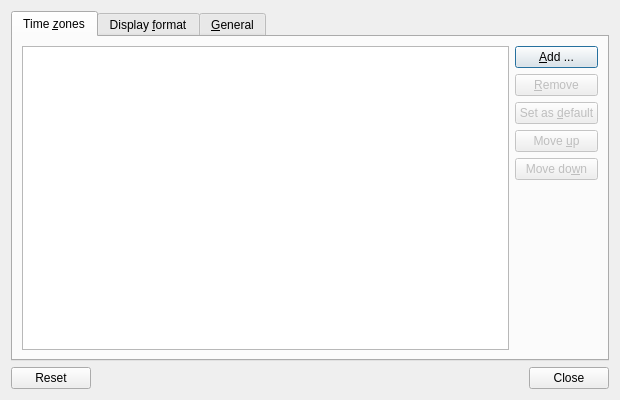
<?xml version="1.0" encoding="UTF-8"?>
<ui version="4.0">
 <class>LxQtWorldClockConfiguration</class>
 <widget class="QDialog" name="LxQtWorldClockConfiguration">
  <property name="geometry">
   <rect>
    <x>0</x>
    <y>0</y>
    <width>620</width>
    <height>400</height>
   </rect>
  </property>
  <property name="windowTitle">
   <string>World Clock Settings</string>
  </property>
  <layout class="QVBoxLayout" name="_6">
   <item>
    <widget class="QTabWidget" name="tabWidget">
     <property name="currentIndex">
      <number>0</number>
     </property>
     <widget class="QWidget" name="timeZonesT">
      <attribute name="title">
       <string>Time &amp;zones</string>
      </attribute>
      <layout class="QHBoxLayout" name="_7">
       <item>
        <widget class="QListWidget" name="timeZonesLW">
         <property name="alternatingRowColors">
          <bool>true</bool>
         </property>
         <property name="selectionMode">
          <enum>QAbstractItemView::ExtendedSelection</enum>
         </property>
        </widget>
       </item>
       <item>
        <layout class="QVBoxLayout" name="_2">
         <item>
          <widget class="QPushButton" name="addPB">
           <property name="text">
            <string>&amp;Add ...</string>
           </property>
          </widget>
         </item>
         <item>
          <widget class="QPushButton" name="removePB">
           <property name="enabled">
            <bool>false</bool>
           </property>
           <property name="text">
            <string>&amp;Remove</string>
           </property>
          </widget>
         </item>
         <item>
          <widget class="QPushButton" name="setAsDefaultPB">
           <property name="enabled">
            <bool>false</bool>
           </property>
           <property name="text">
            <string>Set as &amp;default</string>
           </property>
          </widget>
         </item>
         <item>
          <widget class="QPushButton" name="moveUpPB">
           <property name="enabled">
            <bool>false</bool>
           </property>
           <property name="text">
            <string>Move &amp;up</string>
           </property>
          </widget>
         </item>
         <item>
          <widget class="QPushButton" name="moveDownPB">
           <property name="enabled">
            <bool>false</bool>
           </property>
           <property name="text">
            <string>Move do&amp;wn</string>
           </property>
          </widget>
         </item>
         <item>
          <spacer name="spacer">
           <property name="orientation">
            <enum>Qt::Vertical</enum>
           </property>
           <property name="sizeHint" stdset="0">
            <size>
             <width>1</width>
             <height>0</height>
            </size>
           </property>
          </spacer>
         </item>
        </layout>
       </item>
      </layout>
     </widget>
     <widget class="QWidget" name="displayFormatT">
      <attribute name="title">
       <string>Display &amp;format</string>
      </attribute>
      <layout class="QVBoxLayout" name="_8" stretch="0">
       <item>
        <widget class="QSplitter" name="splitter">
         <property name="orientation">
          <enum>Qt::Vertical</enum>
         </property>
         <property name="childrenCollapsible">
          <bool>false</bool>
         </property>
         <widget class="QWidget" name="layoutWidget">
          <layout class="QHBoxLayout" name="_3">
           <item>
            <layout class="QVBoxLayout" name="_4">
             <item>
              <widget class="QRadioButton" name="shortFormatRB">
               <property name="text">
                <string>&amp;Short</string>
               </property>
               <property name="checked">
                <bool>false</bool>
               </property>
              </widget>
             </item>
             <item>
              <widget class="QRadioButton" name="mediumFormatRB">
               <property name="text">
                <string>&amp;Medium</string>
               </property>
              </widget>
             </item>
             <item>
              <widget class="QRadioButton" name="longFormatRB">
               <property name="text">
                <string>Lon&amp;g</string>
               </property>
              </widget>
             </item>
             <item>
              <widget class="QRadioButton" name="fullFormatRB">
               <property name="text">
                <string>Ful&amp;l</string>
               </property>
              </widget>
             </item>
             <item>
              <widget class="QRadioButton" name="customFormatRB">
               <property name="text">
                <string>C&amp;ustom</string>
               </property>
               <property name="checked">
                <bool>true</bool>
               </property>
              </widget>
             </item>
             <item>
              <spacer name="verticalSpacer_2">
               <property name="orientation">
                <enum>Qt::Vertical</enum>
               </property>
               <property name="sizeHint" stdset="0">
                <size>
                 <width>20</width>
                 <height>40</height>
                </size>
               </property>
              </spacer>
             </item>
            </layout>
           </item>
           <item>
            <widget class="QPlainTextEdit" name="customFormatPTE"/>
           </item>
          </layout>
         </widget>
         <widget class="QScrollArea" name="hintSA">
          <property name="frameShape">
           <enum>QFrame::NoFrame</enum>
          </property>
          <property name="widgetResizable">
           <bool>true</bool>
          </property>
          <widget class="QWidget" name="hintContent">
           <property name="geometry">
            <rect>
             <x>0</x>
             <y>0</y>
             <width>297</width>
             <height>3120</height>
            </rect>
           </property>
           <layout class="QVBoxLayout" name="_5">
            <property name="leftMargin">
             <number>0</number>
            </property>
            <property name="topMargin">
             <number>0</number>
            </property>
            <property name="bottomMargin">
             <number>0</number>
            </property>
            <item>
             <widget class="QLabel" name="hintL">
              <property name="text">
               <string>&lt;!DOCTYPE HTML PUBLIC &quot;-//W3C//DTD HTML 4.0//EN&quot; &quot;http://www.w3.org/TR/REC-html40/strict.dtd&quot;&gt;
&lt;html&gt;&lt;head&gt;&lt;meta name=&quot;qrichtext&quot; content=&quot;1&quot; /&gt;&lt;style type=&quot;text/css&quot;&gt;
p, li { white-space: pre-wrap; }
&lt;/style&gt;&lt;/head&gt;&lt;body style=&quot; font-family:'Ubuntu'; font-size:9pt; font-weight:400; font-style:normal;&quot;&gt;
&lt;p style=&quot; margin-top:16px; margin-bottom:12px; margin-left:0px; margin-right:0px; -qt-block-indent:0; text-indent:0px;&quot;&gt;&lt;span style=&quot; font-size:x-large; font-weight:600;&quot;&gt;Date/Time Format Syntax&lt;/span&gt;&lt;/p&gt;
&lt;p style=&quot; margin-top:12px; margin-bottom:12px; margin-left:0px; margin-right:0px; -qt-block-indent:0; text-indent:0px;&quot;&gt;A date pattern is a string of characters, where specific strings of characters are replaced with date and time data from a calendar when formatting or used to generate data for a calendar when parsing.&lt;/p&gt;
&lt;p style=&quot; margin-top:12px; margin-bottom:12px; margin-left:0px; margin-right:0px; -qt-block-indent:0; text-indent:0px;&quot;&gt;The Date Field Symbol Table below contains the characters used in patterns to show the appropriate formats for a given locale, such as yyyy for the year. Characters may be used multiple times. For example, if y is used for the year, 'yy' might produce '99', whereas 'yyyy' produces '1999'. For most numerical fields, the number of characters specifies the field width. For example, if h is the hour, 'h' might produce '5', but 'hh' produces '05'. For some characters, the count specifies whether an abbreviated or full form should be used, but may have other choices, as given below.&lt;/p&gt;
&lt;p style=&quot; margin-top:12px; margin-bottom:12px; margin-left:0px; margin-right:0px; -qt-block-indent:0; text-indent:0px;&quot;&gt;Two single quotes represents a literal single quote, either inside or outside single quotes. Text within single quotes is not interpreted in any way (except for two adjacent single quotes). Otherwise all ASCII letter from a to z and A to Z are reserved as syntax characters, and require quoting if they are to represent literal characters. In addition, certain ASCII punctuation characters may become variable in the future (eg &amp;quot;:&amp;quot; being interpreted as the time separator and '/' as a date separator, and replaced by respective locale-sensitive characters in display).&lt;/p&gt;
&lt;p style=&quot; margin-top:12px; margin-bottom:12px; margin-left:0px; margin-right:0px; -qt-block-indent:0; text-indent:0px;&quot;&gt;&amp;quot;Stand Alone&amp;quot; values refer to those designed to stand on their own, as opposed to being with other formatted values. &amp;quot;2nd quarter&amp;quot; would use the stand alone format (QQQQ), whereas &amp;quot;2nd quarter 2007&amp;quot; would use the regular format (qqqq yyyy).&lt;/p&gt;
&lt;p style=&quot;-qt-paragraph-type:empty; margin-top:12px; margin-bottom:12px; margin-left:0px; margin-right:0px; -qt-block-indent:0; text-indent:0px;&quot;&gt;&lt;/p&gt;
&lt;table border=&quot;1&quot; style=&quot; margin-top:0px; margin-bottom:0px; margin-left:0px; margin-right:0px;&quot; cellspacing=&quot;0&quot; cellpadding=&quot;6&quot;&gt;
&lt;tr&gt;
&lt;td&gt;
&lt;p style=&quot; margin-top:12px; margin-bottom:12px; margin-left:0px; margin-right:0px; -qt-block-indent:0; text-indent:0px;&quot;&gt;&lt;span style=&quot; font-weight:600;&quot;&gt;Symbol &lt;/span&gt;&lt;/p&gt;&lt;/td&gt;
&lt;td&gt;
&lt;p style=&quot; margin-top:12px; margin-bottom:12px; margin-left:0px; margin-right:0px; -qt-block-indent:0; text-indent:0px;&quot;&gt;&lt;span style=&quot; font-weight:600;&quot;&gt;Meaning &lt;/span&gt;&lt;/p&gt;&lt;/td&gt;
&lt;td colspan=&quot;2&quot;&gt;
&lt;p style=&quot; margin-top:12px; margin-bottom:12px; margin-left:0px; margin-right:0px; -qt-block-indent:0; text-indent:0px;&quot;&gt;&lt;span style=&quot; font-weight:600;&quot;&gt;Example &lt;/span&gt;&lt;/p&gt;&lt;/td&gt;&lt;/tr&gt;
&lt;tr&gt;
&lt;td&gt;
&lt;p style=&quot; margin-top:12px; margin-bottom:12px; margin-left:0px; margin-right:0px; -qt-block-indent:0; text-indent:0px;&quot;&gt;G &lt;/p&gt;&lt;/td&gt;
&lt;td&gt;
&lt;p style=&quot; margin-top:12px; margin-bottom:12px; margin-left:0px; margin-right:0px; -qt-block-indent:0; text-indent:0px;&quot;&gt;era designator &lt;/p&gt;&lt;/td&gt;
&lt;td&gt;
&lt;p style=&quot; margin-top:12px; margin-bottom:12px; margin-left:0px; margin-right:0px; -qt-block-indent:0; text-indent:0px;&quot;&gt;G &lt;/p&gt;&lt;/td&gt;
&lt;td&gt;
&lt;p style=&quot; margin-top:12px; margin-bottom:12px; margin-left:0px; margin-right:0px; -qt-block-indent:0; text-indent:0px;&quot;&gt;AD &lt;/p&gt;&lt;/td&gt;&lt;/tr&gt;
&lt;tr&gt;
&lt;td&gt;
&lt;p style=&quot; margin-top:12px; margin-bottom:12px; margin-left:0px; margin-right:0px; -qt-block-indent:0; text-indent:0px;&quot;&gt;y &lt;/p&gt;&lt;/td&gt;
&lt;td&gt;
&lt;p style=&quot; margin-top:12px; margin-bottom:12px; margin-left:0px; margin-right:0px; -qt-block-indent:0; text-indent:0px;&quot;&gt;year &lt;/p&gt;&lt;/td&gt;
&lt;td&gt;
&lt;p style=&quot; margin-top:12px; margin-bottom:12px; margin-left:0px; margin-right:0px; -qt-block-indent:0; text-indent:0px;&quot;&gt;yy&lt;br /&gt;yyyy &lt;span style=&quot; font-style:italic;&quot;&gt;or&lt;/span&gt; y &lt;/p&gt;&lt;/td&gt;
&lt;td&gt;
&lt;p style=&quot; margin-top:12px; margin-bottom:12px; margin-left:0px; margin-right:0px; -qt-block-indent:0; text-indent:0px;&quot;&gt;96&lt;br /&gt;1996 &lt;/p&gt;&lt;/td&gt;&lt;/tr&gt;
&lt;tr&gt;
&lt;td&gt;
&lt;p style=&quot; margin-top:12px; margin-bottom:12px; margin-left:0px; margin-right:0px; -qt-block-indent:0; text-indent:0px;&quot;&gt;Y &lt;/p&gt;&lt;/td&gt;
&lt;td&gt;
&lt;p style=&quot; margin-top:12px; margin-bottom:12px; margin-left:0px; margin-right:0px; -qt-block-indent:0; text-indent:0px;&quot;&gt;year of &amp;quot;Week of Year&amp;quot; &lt;/p&gt;&lt;/td&gt;
&lt;td&gt;
&lt;p style=&quot; margin-top:12px; margin-bottom:12px; margin-left:0px; margin-right:0px; -qt-block-indent:0; text-indent:0px;&quot;&gt;Y &lt;/p&gt;&lt;/td&gt;
&lt;td&gt;
&lt;p style=&quot; margin-top:12px; margin-bottom:12px; margin-left:0px; margin-right:0px; -qt-block-indent:0; text-indent:0px;&quot;&gt;1997 &lt;/p&gt;&lt;/td&gt;&lt;/tr&gt;
&lt;tr&gt;
&lt;td&gt;
&lt;p style=&quot; margin-top:12px; margin-bottom:12px; margin-left:0px; margin-right:0px; -qt-block-indent:0; text-indent:0px;&quot;&gt;u &lt;/p&gt;&lt;/td&gt;
&lt;td&gt;
&lt;p style=&quot; margin-top:12px; margin-bottom:12px; margin-left:0px; margin-right:0px; -qt-block-indent:0; text-indent:0px;&quot;&gt;extended year &lt;/p&gt;&lt;/td&gt;
&lt;td&gt;
&lt;p style=&quot; margin-top:12px; margin-bottom:12px; margin-left:0px; margin-right:0px; -qt-block-indent:0; text-indent:0px;&quot;&gt;u &lt;/p&gt;&lt;/td&gt;
&lt;td&gt;
&lt;p style=&quot; margin-top:12px; margin-bottom:12px; margin-left:0px; margin-right:0px; -qt-block-indent:0; text-indent:0px;&quot;&gt;4601 &lt;/p&gt;&lt;/td&gt;&lt;/tr&gt;
&lt;tr&gt;
&lt;td&gt;
&lt;p style=&quot; margin-top:12px; margin-bottom:12px; margin-left:0px; margin-right:0px; -qt-block-indent:0; text-indent:0px;&quot;&gt;U &lt;/p&gt;&lt;/td&gt;
&lt;td&gt;
&lt;p style=&quot; margin-top:12px; margin-bottom:12px; margin-left:0px; margin-right:0px; -qt-block-indent:0; text-indent:0px;&quot;&gt;cyclic year name, as in Chinese lunar calendar &lt;/p&gt;&lt;/td&gt;
&lt;td&gt;
&lt;p style=&quot; margin-top:12px; margin-bottom:12px; margin-left:0px; margin-right:0px; -qt-block-indent:0; text-indent:0px;&quot;&gt;U &lt;/p&gt;&lt;/td&gt;
&lt;td&gt;
&lt;p style=&quot; margin-top:12px; margin-bottom:12px; margin-left:0px; margin-right:0px; -qt-block-indent:0; text-indent:0px;&quot;&gt;甲子 &lt;/p&gt;&lt;/td&gt;&lt;/tr&gt;
&lt;tr&gt;
&lt;td&gt;
&lt;p style=&quot; margin-top:12px; margin-bottom:12px; margin-left:0px; margin-right:0px; -qt-block-indent:0; text-indent:0px;&quot;&gt;Q &lt;/p&gt;&lt;/td&gt;
&lt;td&gt;
&lt;p style=&quot; margin-top:12px; margin-bottom:12px; margin-left:0px; margin-right:0px; -qt-block-indent:0; text-indent:0px;&quot;&gt;quarter &lt;/p&gt;&lt;/td&gt;
&lt;td&gt;
&lt;p style=&quot; margin-top:12px; margin-bottom:12px; margin-left:0px; margin-right:0px; -qt-block-indent:0; text-indent:0px;&quot;&gt;Q &lt;span style=&quot; font-style:italic;&quot;&gt;or&lt;/span&gt; QQ&lt;br /&gt;QQQ&lt;br /&gt;QQQQ &lt;/p&gt;&lt;/td&gt;
&lt;td&gt;
&lt;p style=&quot; margin-top:12px; margin-bottom:12px; margin-left:0px; margin-right:0px; -qt-block-indent:0; text-indent:0px;&quot;&gt;02&lt;br /&gt;Q2&lt;br /&gt;2nd quarter &lt;/p&gt;&lt;/td&gt;&lt;/tr&gt;
&lt;tr&gt;
&lt;td&gt;
&lt;p style=&quot; margin-top:12px; margin-bottom:12px; margin-left:0px; margin-right:0px; -qt-block-indent:0; text-indent:0px;&quot;&gt;q &lt;/p&gt;&lt;/td&gt;
&lt;td&gt;
&lt;p style=&quot; margin-top:12px; margin-bottom:12px; margin-left:0px; margin-right:0px; -qt-block-indent:0; text-indent:0px;&quot;&gt;&lt;span style=&quot; font-weight:600;&quot;&gt;Stand Alone&lt;/span&gt; quarter &lt;/p&gt;&lt;/td&gt;
&lt;td&gt;
&lt;p style=&quot; margin-top:12px; margin-bottom:12px; margin-left:0px; margin-right:0px; -qt-block-indent:0; text-indent:0px;&quot;&gt;q &lt;span style=&quot; font-style:italic;&quot;&gt;or&lt;/span&gt; qq&lt;br /&gt;qqq&lt;br /&gt;qqqq &lt;/p&gt;&lt;/td&gt;
&lt;td&gt;
&lt;p style=&quot; margin-top:12px; margin-bottom:12px; margin-left:0px; margin-right:0px; -qt-block-indent:0; text-indent:0px;&quot;&gt;02&lt;br /&gt;Q2&lt;br /&gt;2nd quarter &lt;/p&gt;&lt;/td&gt;&lt;/tr&gt;
&lt;tr&gt;
&lt;td&gt;
&lt;p style=&quot; margin-top:12px; margin-bottom:12px; margin-left:0px; margin-right:0px; -qt-block-indent:0; text-indent:0px;&quot;&gt;M &lt;/p&gt;&lt;/td&gt;
&lt;td&gt;
&lt;p style=&quot; margin-top:12px; margin-bottom:12px; margin-left:0px; margin-right:0px; -qt-block-indent:0; text-indent:0px;&quot;&gt;month in year &lt;/p&gt;&lt;/td&gt;
&lt;td&gt;
&lt;p style=&quot; margin-top:12px; margin-bottom:12px; margin-left:0px; margin-right:0px; -qt-block-indent:0; text-indent:0px;&quot;&gt;M &lt;span style=&quot; font-style:italic;&quot;&gt;or&lt;/span&gt; MM&lt;br /&gt;MMM&lt;br /&gt;MMMM&lt;br /&gt;MMMMM &lt;/p&gt;&lt;/td&gt;
&lt;td&gt;
&lt;p style=&quot; margin-top:12px; margin-bottom:12px; margin-left:0px; margin-right:0px; -qt-block-indent:0; text-indent:0px;&quot;&gt;09&lt;br /&gt;Sept&lt;br /&gt;September&lt;br /&gt;S &lt;/p&gt;&lt;/td&gt;&lt;/tr&gt;
&lt;tr&gt;
&lt;td&gt;
&lt;p style=&quot; margin-top:12px; margin-bottom:12px; margin-left:0px; margin-right:0px; -qt-block-indent:0; text-indent:0px;&quot;&gt;L &lt;/p&gt;&lt;/td&gt;
&lt;td&gt;
&lt;p style=&quot; margin-top:12px; margin-bottom:12px; margin-left:0px; margin-right:0px; -qt-block-indent:0; text-indent:0px;&quot;&gt;&lt;span style=&quot; font-weight:600;&quot;&gt;Stand Alone&lt;/span&gt; month in year &lt;/p&gt;&lt;/td&gt;
&lt;td&gt;
&lt;p style=&quot; margin-top:12px; margin-bottom:12px; margin-left:0px; margin-right:0px; -qt-block-indent:0; text-indent:0px;&quot;&gt;L &lt;span style=&quot; font-style:italic;&quot;&gt;or&lt;/span&gt; LL&lt;br /&gt;LLL&lt;br /&gt;LLLL&lt;br /&gt;LLLLL &lt;/p&gt;&lt;/td&gt;
&lt;td&gt;
&lt;p style=&quot; margin-top:12px; margin-bottom:12px; margin-left:0px; margin-right:0px; -qt-block-indent:0; text-indent:0px;&quot;&gt;09&lt;br /&gt;Sept&lt;br /&gt;September&lt;br /&gt;S &lt;/p&gt;&lt;/td&gt;&lt;/tr&gt;
&lt;tr&gt;
&lt;td&gt;
&lt;p style=&quot; margin-top:12px; margin-bottom:12px; margin-left:0px; margin-right:0px; -qt-block-indent:0; text-indent:0px;&quot;&gt;w &lt;/p&gt;&lt;/td&gt;
&lt;td&gt;
&lt;p style=&quot; margin-top:12px; margin-bottom:12px; margin-left:0px; margin-right:0px; -qt-block-indent:0; text-indent:0px;&quot;&gt;week of year &lt;/p&gt;&lt;/td&gt;
&lt;td&gt;
&lt;p style=&quot; margin-top:12px; margin-bottom:12px; margin-left:0px; margin-right:0px; -qt-block-indent:0; text-indent:0px;&quot;&gt;w &lt;span style=&quot; font-style:italic;&quot;&gt;or&lt;/span&gt; ww &lt;/p&gt;&lt;/td&gt;
&lt;td&gt;
&lt;p style=&quot; margin-top:12px; margin-bottom:12px; margin-left:0px; margin-right:0px; -qt-block-indent:0; text-indent:0px;&quot;&gt;27 &lt;/p&gt;&lt;/td&gt;&lt;/tr&gt;
&lt;tr&gt;
&lt;td&gt;
&lt;p style=&quot; margin-top:12px; margin-bottom:12px; margin-left:0px; margin-right:0px; -qt-block-indent:0; text-indent:0px;&quot;&gt;W &lt;/p&gt;&lt;/td&gt;
&lt;td&gt;
&lt;p style=&quot; margin-top:12px; margin-bottom:12px; margin-left:0px; margin-right:0px; -qt-block-indent:0; text-indent:0px;&quot;&gt;week of month &lt;/p&gt;&lt;/td&gt;
&lt;td&gt;
&lt;p style=&quot; margin-top:12px; margin-bottom:12px; margin-left:0px; margin-right:0px; -qt-block-indent:0; text-indent:0px;&quot;&gt;W &lt;/p&gt;&lt;/td&gt;
&lt;td&gt;
&lt;p style=&quot; margin-top:12px; margin-bottom:12px; margin-left:0px; margin-right:0px; -qt-block-indent:0; text-indent:0px;&quot;&gt;2 &lt;/p&gt;&lt;/td&gt;&lt;/tr&gt;
&lt;tr&gt;
&lt;td&gt;
&lt;p style=&quot; margin-top:12px; margin-bottom:12px; margin-left:0px; margin-right:0px; -qt-block-indent:0; text-indent:0px;&quot;&gt;d &lt;/p&gt;&lt;/td&gt;
&lt;td&gt;
&lt;p style=&quot; margin-top:12px; margin-bottom:12px; margin-left:0px; margin-right:0px; -qt-block-indent:0; text-indent:0px;&quot;&gt;day in month &lt;/p&gt;&lt;/td&gt;
&lt;td&gt;
&lt;p style=&quot; margin-top:12px; margin-bottom:12px; margin-left:0px; margin-right:0px; -qt-block-indent:0; text-indent:0px;&quot;&gt;d&lt;br /&gt;dd &lt;/p&gt;&lt;/td&gt;
&lt;td&gt;
&lt;p style=&quot; margin-top:12px; margin-bottom:12px; margin-left:0px; margin-right:0px; -qt-block-indent:0; text-indent:0px;&quot;&gt;2&lt;br /&gt;02 &lt;/p&gt;&lt;/td&gt;&lt;/tr&gt;
&lt;tr&gt;
&lt;td&gt;
&lt;p style=&quot; margin-top:12px; margin-bottom:12px; margin-left:0px; margin-right:0px; -qt-block-indent:0; text-indent:0px;&quot;&gt;D &lt;/p&gt;&lt;/td&gt;
&lt;td&gt;
&lt;p style=&quot; margin-top:12px; margin-bottom:12px; margin-left:0px; margin-right:0px; -qt-block-indent:0; text-indent:0px;&quot;&gt;day of year &lt;/p&gt;&lt;/td&gt;
&lt;td&gt;
&lt;p style=&quot; margin-top:12px; margin-bottom:12px; margin-left:0px; margin-right:0px; -qt-block-indent:0; text-indent:0px;&quot;&gt;D &lt;/p&gt;&lt;/td&gt;
&lt;td&gt;
&lt;p style=&quot; margin-top:12px; margin-bottom:12px; margin-left:0px; margin-right:0px; -qt-block-indent:0; text-indent:0px;&quot;&gt;189 &lt;/p&gt;&lt;/td&gt;&lt;/tr&gt;
&lt;tr&gt;
&lt;td&gt;
&lt;p style=&quot; margin-top:12px; margin-bottom:12px; margin-left:0px; margin-right:0px; -qt-block-indent:0; text-indent:0px;&quot;&gt;F &lt;/p&gt;&lt;/td&gt;
&lt;td&gt;
&lt;p style=&quot; margin-top:12px; margin-bottom:12px; margin-left:0px; margin-right:0px; -qt-block-indent:0; text-indent:0px;&quot;&gt;day of week in month &lt;/p&gt;&lt;/td&gt;
&lt;td&gt;
&lt;p style=&quot; margin-top:12px; margin-bottom:12px; margin-left:0px; margin-right:0px; -qt-block-indent:0; text-indent:0px;&quot;&gt;F &lt;/p&gt;&lt;/td&gt;
&lt;td&gt;
&lt;p style=&quot; margin-top:12px; margin-bottom:12px; margin-left:0px; margin-right:0px; -qt-block-indent:0; text-indent:0px;&quot;&gt;2 (2nd Wed in July) &lt;/p&gt;&lt;/td&gt;&lt;/tr&gt;
&lt;tr&gt;
&lt;td&gt;
&lt;p style=&quot; margin-top:12px; margin-bottom:12px; margin-left:0px; margin-right:0px; -qt-block-indent:0; text-indent:0px;&quot;&gt;g &lt;/p&gt;&lt;/td&gt;
&lt;td&gt;
&lt;p style=&quot; margin-top:12px; margin-bottom:12px; margin-left:0px; margin-right:0px; -qt-block-indent:0; text-indent:0px;&quot;&gt;modified julian day &lt;/p&gt;&lt;/td&gt;
&lt;td&gt;
&lt;p style=&quot; margin-top:12px; margin-bottom:12px; margin-left:0px; margin-right:0px; -qt-block-indent:0; text-indent:0px;&quot;&gt;g &lt;/p&gt;&lt;/td&gt;
&lt;td&gt;
&lt;p style=&quot; margin-top:12px; margin-bottom:12px; margin-left:0px; margin-right:0px; -qt-block-indent:0; text-indent:0px;&quot;&gt;2451334 &lt;/p&gt;&lt;/td&gt;&lt;/tr&gt;
&lt;tr&gt;
&lt;td&gt;
&lt;p style=&quot; margin-top:12px; margin-bottom:12px; margin-left:0px; margin-right:0px; -qt-block-indent:0; text-indent:0px;&quot;&gt;E &lt;/p&gt;&lt;/td&gt;
&lt;td&gt;
&lt;p style=&quot; margin-top:12px; margin-bottom:12px; margin-left:0px; margin-right:0px; -qt-block-indent:0; text-indent:0px;&quot;&gt;day of week &lt;/p&gt;&lt;/td&gt;
&lt;td&gt;
&lt;p style=&quot; margin-top:12px; margin-bottom:12px; margin-left:0px; margin-right:0px; -qt-block-indent:0; text-indent:0px;&quot;&gt;E, EE, &lt;span style=&quot; font-style:italic;&quot;&gt;or&lt;/span&gt; EEE&lt;br /&gt;EEEE&lt;br /&gt;EEEEE &lt;/p&gt;&lt;/td&gt;
&lt;td&gt;
&lt;p style=&quot; margin-top:12px; margin-bottom:12px; margin-left:0px; margin-right:0px; -qt-block-indent:0; text-indent:0px;&quot;&gt;Tues&lt;br /&gt;Tuesday&lt;br /&gt;T &lt;/p&gt;&lt;/td&gt;&lt;/tr&gt;
&lt;tr&gt;
&lt;td&gt;
&lt;p style=&quot; margin-top:12px; margin-bottom:12px; margin-left:0px; margin-right:0px; -qt-block-indent:0; text-indent:0px;&quot;&gt;e &lt;/p&gt;&lt;/td&gt;
&lt;td&gt;
&lt;p style=&quot; margin-top:12px; margin-bottom:12px; margin-left:0px; margin-right:0px; -qt-block-indent:0; text-indent:0px;&quot;&gt;local day of week&lt;br /&gt;( example: if Monday is 1st day, Tuesday is 2nd ) &lt;/p&gt;&lt;/td&gt;
&lt;td&gt;
&lt;p style=&quot; margin-top:12px; margin-bottom:12px; margin-left:0px; margin-right:0px; -qt-block-indent:0; text-indent:0px;&quot;&gt;e &lt;span style=&quot; font-style:italic;&quot;&gt;or&lt;/span&gt; ee&lt;br /&gt;eee&lt;br /&gt;eeee&lt;br /&gt;eeeee &lt;/p&gt;&lt;/td&gt;
&lt;td&gt;
&lt;p style=&quot; margin-top:12px; margin-bottom:12px; margin-left:0px; margin-right:0px; -qt-block-indent:0; text-indent:0px;&quot;&gt;2&lt;br /&gt;Tues&lt;br /&gt;Tuesday&lt;br /&gt;T &lt;/p&gt;&lt;/td&gt;&lt;/tr&gt;
&lt;tr&gt;
&lt;td&gt;
&lt;p style=&quot; margin-top:12px; margin-bottom:12px; margin-left:0px; margin-right:0px; -qt-block-indent:0; text-indent:0px;&quot;&gt;c &lt;/p&gt;&lt;/td&gt;
&lt;td&gt;
&lt;p style=&quot; margin-top:12px; margin-bottom:12px; margin-left:0px; margin-right:0px; -qt-block-indent:0; text-indent:0px;&quot;&gt;&lt;span style=&quot; font-weight:600;&quot;&gt;Stand Alone&lt;/span&gt; local day of week &lt;/p&gt;&lt;/td&gt;
&lt;td&gt;
&lt;p style=&quot; margin-top:12px; margin-bottom:12px; margin-left:0px; margin-right:0px; -qt-block-indent:0; text-indent:0px;&quot;&gt;c &lt;span style=&quot; font-style:italic;&quot;&gt;or&lt;/span&gt; cc&lt;br /&gt;ccc&lt;br /&gt;cccc&lt;br /&gt;ccccc &lt;/p&gt;&lt;/td&gt;
&lt;td&gt;
&lt;p style=&quot; margin-top:12px; margin-bottom:12px; margin-left:0px; margin-right:0px; -qt-block-indent:0; text-indent:0px;&quot;&gt;2&lt;br /&gt;Tues&lt;br /&gt;Tuesday&lt;br /&gt;T &lt;/p&gt;&lt;/td&gt;&lt;/tr&gt;
&lt;tr&gt;
&lt;td&gt;
&lt;p style=&quot; margin-top:12px; margin-bottom:12px; margin-left:0px; margin-right:0px; -qt-block-indent:0; text-indent:0px;&quot;&gt;a &lt;/p&gt;&lt;/td&gt;
&lt;td&gt;
&lt;p style=&quot; margin-top:12px; margin-bottom:12px; margin-left:0px; margin-right:0px; -qt-block-indent:0; text-indent:0px;&quot;&gt;am/pm marker &lt;/p&gt;&lt;/td&gt;
&lt;td&gt;
&lt;p style=&quot; margin-top:12px; margin-bottom:12px; margin-left:0px; margin-right:0px; -qt-block-indent:0; text-indent:0px;&quot;&gt;a &lt;/p&gt;&lt;/td&gt;
&lt;td&gt;
&lt;p style=&quot; margin-top:12px; margin-bottom:12px; margin-left:0px; margin-right:0px; -qt-block-indent:0; text-indent:0px;&quot;&gt;pm &lt;/p&gt;&lt;/td&gt;&lt;/tr&gt;
&lt;tr&gt;
&lt;td&gt;
&lt;p style=&quot; margin-top:12px; margin-bottom:12px; margin-left:0px; margin-right:0px; -qt-block-indent:0; text-indent:0px;&quot;&gt;h &lt;/p&gt;&lt;/td&gt;
&lt;td&gt;
&lt;p style=&quot; margin-top:12px; margin-bottom:12px; margin-left:0px; margin-right:0px; -qt-block-indent:0; text-indent:0px;&quot;&gt;hour in am/pm (1~12) &lt;/p&gt;&lt;/td&gt;
&lt;td&gt;
&lt;p style=&quot; margin-top:12px; margin-bottom:12px; margin-left:0px; margin-right:0px; -qt-block-indent:0; text-indent:0px;&quot;&gt;h&lt;br /&gt;hh &lt;/p&gt;&lt;/td&gt;
&lt;td&gt;
&lt;p style=&quot; margin-top:12px; margin-bottom:12px; margin-left:0px; margin-right:0px; -qt-block-indent:0; text-indent:0px;&quot;&gt;7&lt;br /&gt;07 &lt;/p&gt;&lt;/td&gt;&lt;/tr&gt;
&lt;tr&gt;
&lt;td&gt;
&lt;p style=&quot; margin-top:12px; margin-bottom:12px; margin-left:0px; margin-right:0px; -qt-block-indent:0; text-indent:0px;&quot;&gt;H &lt;/p&gt;&lt;/td&gt;
&lt;td&gt;
&lt;p style=&quot; margin-top:12px; margin-bottom:12px; margin-left:0px; margin-right:0px; -qt-block-indent:0; text-indent:0px;&quot;&gt;hour in day (0~23) &lt;/p&gt;&lt;/td&gt;
&lt;td&gt;
&lt;p style=&quot; margin-top:12px; margin-bottom:12px; margin-left:0px; margin-right:0px; -qt-block-indent:0; text-indent:0px;&quot;&gt;H&lt;br /&gt;HH &lt;/p&gt;&lt;/td&gt;
&lt;td&gt;
&lt;p style=&quot; margin-top:12px; margin-bottom:12px; margin-left:0px; margin-right:0px; -qt-block-indent:0; text-indent:0px;&quot;&gt;0&lt;br /&gt;00 &lt;/p&gt;&lt;/td&gt;&lt;/tr&gt;
&lt;tr&gt;
&lt;td&gt;
&lt;p style=&quot; margin-top:12px; margin-bottom:12px; margin-left:0px; margin-right:0px; -qt-block-indent:0; text-indent:0px;&quot;&gt;k &lt;/p&gt;&lt;/td&gt;
&lt;td&gt;
&lt;p style=&quot; margin-top:12px; margin-bottom:12px; margin-left:0px; margin-right:0px; -qt-block-indent:0; text-indent:0px;&quot;&gt;hour in day (1~24) &lt;/p&gt;&lt;/td&gt;
&lt;td&gt;
&lt;p style=&quot; margin-top:12px; margin-bottom:12px; margin-left:0px; margin-right:0px; -qt-block-indent:0; text-indent:0px;&quot;&gt;k&lt;br /&gt;kk &lt;/p&gt;&lt;/td&gt;
&lt;td&gt;
&lt;p style=&quot; margin-top:12px; margin-bottom:12px; margin-left:0px; margin-right:0px; -qt-block-indent:0; text-indent:0px;&quot;&gt;24&lt;br /&gt;24 &lt;/p&gt;&lt;/td&gt;&lt;/tr&gt;
&lt;tr&gt;
&lt;td&gt;
&lt;p style=&quot; margin-top:12px; margin-bottom:12px; margin-left:0px; margin-right:0px; -qt-block-indent:0; text-indent:0px;&quot;&gt;K &lt;/p&gt;&lt;/td&gt;
&lt;td&gt;
&lt;p style=&quot; margin-top:12px; margin-bottom:12px; margin-left:0px; margin-right:0px; -qt-block-indent:0; text-indent:0px;&quot;&gt;hour in am/pm (0~11) &lt;/p&gt;&lt;/td&gt;
&lt;td&gt;
&lt;p style=&quot; margin-top:12px; margin-bottom:12px; margin-left:0px; margin-right:0px; -qt-block-indent:0; text-indent:0px;&quot;&gt;K&lt;br /&gt;KK &lt;/p&gt;&lt;/td&gt;
&lt;td&gt;
&lt;p style=&quot; margin-top:12px; margin-bottom:12px; margin-left:0px; margin-right:0px; -qt-block-indent:0; text-indent:0px;&quot;&gt;0&lt;br /&gt;00 &lt;/p&gt;&lt;/td&gt;&lt;/tr&gt;
&lt;tr&gt;
&lt;td&gt;
&lt;p style=&quot; margin-top:12px; margin-bottom:12px; margin-left:0px; margin-right:0px; -qt-block-indent:0; text-indent:0px;&quot;&gt;m &lt;/p&gt;&lt;/td&gt;
&lt;td&gt;
&lt;p style=&quot; margin-top:12px; margin-bottom:12px; margin-left:0px; margin-right:0px; -qt-block-indent:0; text-indent:0px;&quot;&gt;minute in hour &lt;/p&gt;&lt;/td&gt;
&lt;td&gt;
&lt;p style=&quot; margin-top:12px; margin-bottom:12px; margin-left:0px; margin-right:0px; -qt-block-indent:0; text-indent:0px;&quot;&gt;m&lt;br /&gt;mm &lt;/p&gt;&lt;/td&gt;
&lt;td&gt;
&lt;p style=&quot; margin-top:12px; margin-bottom:12px; margin-left:0px; margin-right:0px; -qt-block-indent:0; text-indent:0px;&quot;&gt;4&lt;br /&gt;04 &lt;/p&gt;&lt;/td&gt;&lt;/tr&gt;
&lt;tr&gt;
&lt;td&gt;
&lt;p style=&quot; margin-top:12px; margin-bottom:12px; margin-left:0px; margin-right:0px; -qt-block-indent:0; text-indent:0px;&quot;&gt;s &lt;/p&gt;&lt;/td&gt;
&lt;td&gt;
&lt;p style=&quot; margin-top:12px; margin-bottom:12px; margin-left:0px; margin-right:0px; -qt-block-indent:0; text-indent:0px;&quot;&gt;second in minute &lt;/p&gt;&lt;/td&gt;
&lt;td&gt;
&lt;p style=&quot; margin-top:12px; margin-bottom:12px; margin-left:0px; margin-right:0px; -qt-block-indent:0; text-indent:0px;&quot;&gt;s&lt;br /&gt;ss &lt;/p&gt;&lt;/td&gt;
&lt;td&gt;
&lt;p style=&quot; margin-top:12px; margin-bottom:12px; margin-left:0px; margin-right:0px; -qt-block-indent:0; text-indent:0px;&quot;&gt;5&lt;br /&gt;05 &lt;/p&gt;&lt;/td&gt;&lt;/tr&gt;
&lt;tr&gt;
&lt;td&gt;
&lt;p style=&quot; margin-top:12px; margin-bottom:12px; margin-left:0px; margin-right:0px; -qt-block-indent:0; text-indent:0px;&quot;&gt;S &lt;/p&gt;&lt;/td&gt;
&lt;td&gt;
&lt;p style=&quot; margin-top:12px; margin-bottom:12px; margin-left:0px; margin-right:0px; -qt-block-indent:0; text-indent:0px;&quot;&gt;millisecond (maximum of 3 significant digits);&lt;br /&gt;for S or SS, truncates to the number of letters&lt;br /&gt;&lt;br /&gt;for SSSS or longer, fills additional places with 0 &lt;/p&gt;&lt;/td&gt;
&lt;td&gt;
&lt;p style=&quot; margin-top:12px; margin-bottom:12px; margin-left:0px; margin-right:0px; -qt-block-indent:0; text-indent:0px;&quot;&gt;S&lt;br /&gt;SS&lt;br /&gt;SSS&lt;br /&gt;SSSS &lt;/p&gt;&lt;/td&gt;
&lt;td&gt;
&lt;p style=&quot; margin-top:12px; margin-bottom:12px; margin-left:0px; margin-right:0px; -qt-block-indent:0; text-indent:0px;&quot;&gt;2&lt;br /&gt;23&lt;br /&gt;235&lt;br /&gt;2350 &lt;/p&gt;&lt;/td&gt;&lt;/tr&gt;
&lt;tr&gt;
&lt;td&gt;
&lt;p style=&quot; margin-top:12px; margin-bottom:12px; margin-left:0px; margin-right:0px; -qt-block-indent:0; text-indent:0px;&quot;&gt;A &lt;/p&gt;&lt;/td&gt;
&lt;td&gt;
&lt;p style=&quot; margin-top:12px; margin-bottom:12px; margin-left:0px; margin-right:0px; -qt-block-indent:0; text-indent:0px;&quot;&gt;milliseconds in day &lt;/p&gt;&lt;/td&gt;
&lt;td&gt;
&lt;p style=&quot; margin-top:12px; margin-bottom:12px; margin-left:0px; margin-right:0px; -qt-block-indent:0; text-indent:0px;&quot;&gt;A &lt;/p&gt;&lt;/td&gt;
&lt;td&gt;
&lt;p style=&quot; margin-top:12px; margin-bottom:12px; margin-left:0px; margin-right:0px; -qt-block-indent:0; text-indent:0px;&quot;&gt;61201235 &lt;/p&gt;&lt;/td&gt;&lt;/tr&gt;
&lt;tr&gt;
&lt;td&gt;
&lt;p style=&quot; margin-top:12px; margin-bottom:12px; margin-left:0px; margin-right:0px; -qt-block-indent:0; text-indent:0px;&quot;&gt;z &lt;/p&gt;&lt;/td&gt;
&lt;td&gt;
&lt;p style=&quot; margin-top:12px; margin-bottom:12px; margin-left:0px; margin-right:0px; -qt-block-indent:0; text-indent:0px;&quot;&gt;Time Zone: specific non-location &lt;/p&gt;&lt;/td&gt;
&lt;td&gt;
&lt;p style=&quot; margin-top:12px; margin-bottom:12px; margin-left:0px; margin-right:0px; -qt-block-indent:0; text-indent:0px;&quot;&gt;z, zz, &lt;span style=&quot; font-style:italic;&quot;&gt;or&lt;/span&gt; zzz&lt;br /&gt;zzzz &lt;/p&gt;&lt;/td&gt;
&lt;td&gt;
&lt;p style=&quot; margin-top:12px; margin-bottom:12px; margin-left:0px; margin-right:0px; -qt-block-indent:0; text-indent:0px;&quot;&gt;PDT&lt;br /&gt;Pacific Daylight Time &lt;/p&gt;&lt;/td&gt;&lt;/tr&gt;
&lt;tr&gt;
&lt;td&gt;
&lt;p style=&quot; margin-top:12px; margin-bottom:12px; margin-left:0px; margin-right:0px; -qt-block-indent:0; text-indent:0px;&quot;&gt;Z &lt;/p&gt;&lt;/td&gt;
&lt;td&gt;
&lt;p style=&quot; margin-top:12px; margin-bottom:12px; margin-left:0px; margin-right:0px; -qt-block-indent:0; text-indent:0px;&quot;&gt;Time Zone: RFC 822&lt;br /&gt;Time Zone: localized GMT&lt;br /&gt;Time Zone: ISO8601 &lt;/p&gt;&lt;/td&gt;
&lt;td&gt;
&lt;p style=&quot; margin-top:12px; margin-bottom:12px; margin-left:0px; margin-right:0px; -qt-block-indent:0; text-indent:0px;&quot;&gt;Z, ZZ, &lt;span style=&quot; font-style:italic;&quot;&gt;or&lt;/span&gt; ZZZ&lt;br /&gt;ZZZZ&lt;br /&gt;ZZZZZ &lt;/p&gt;&lt;/td&gt;
&lt;td&gt;
&lt;p style=&quot; margin-top:12px; margin-bottom:12px; margin-left:0px; margin-right:0px; -qt-block-indent:0; text-indent:0px;&quot;&gt;-0800&lt;br /&gt;GMT-08:00&lt;br /&gt;-08:00 &lt;/p&gt;&lt;/td&gt;&lt;/tr&gt;
&lt;tr&gt;
&lt;td&gt;
&lt;p style=&quot; margin-top:12px; margin-bottom:12px; margin-left:0px; margin-right:0px; -qt-block-indent:0; text-indent:0px;&quot;&gt;v &lt;/p&gt;&lt;/td&gt;
&lt;td&gt;
&lt;p style=&quot; margin-top:12px; margin-bottom:12px; margin-left:0px; margin-right:0px; -qt-block-indent:0; text-indent:0px;&quot;&gt;Time Zone: generic non-location &lt;/p&gt;&lt;/td&gt;
&lt;td&gt;
&lt;p style=&quot; margin-top:12px; margin-bottom:12px; margin-left:0px; margin-right:0px; -qt-block-indent:0; text-indent:0px;&quot;&gt;v&lt;br /&gt;vvvv &lt;/p&gt;&lt;/td&gt;
&lt;td&gt;
&lt;p style=&quot; margin-top:12px; margin-bottom:12px; margin-left:0px; margin-right:0px; -qt-block-indent:0; text-indent:0px;&quot;&gt;PT&lt;br /&gt;Pacific Time&lt;br /&gt;&lt;span style=&quot; font-style:italic;&quot;&gt;or&lt;/span&gt;&lt;br /&gt;United States (Los Angeles) &lt;/p&gt;&lt;/td&gt;&lt;/tr&gt;
&lt;tr&gt;
&lt;td&gt;
&lt;p style=&quot; margin-top:12px; margin-bottom:12px; margin-left:0px; margin-right:0px; -qt-block-indent:0; text-indent:0px;&quot;&gt;V &lt;/p&gt;&lt;/td&gt;
&lt;td&gt;
&lt;p style=&quot; margin-top:12px; margin-bottom:12px; margin-left:0px; margin-right:0px; -qt-block-indent:0; text-indent:0px;&quot;&gt;Time Zone: specific non-location, identical to z &lt;/p&gt;&lt;/td&gt;
&lt;td&gt;
&lt;p style=&quot; margin-top:12px; margin-bottom:12px; margin-left:0px; margin-right:0px; -qt-block-indent:0; text-indent:0px;&quot;&gt;V &lt;/p&gt;&lt;/td&gt;
&lt;td&gt;
&lt;p style=&quot; margin-top:12px; margin-bottom:12px; margin-left:0px; margin-right:0px; -qt-block-indent:0; text-indent:0px;&quot;&gt;PDT &lt;/p&gt;&lt;/td&gt;&lt;/tr&gt;
&lt;tr&gt;
&lt;td&gt;
&lt;p style=&quot; margin-top:12px; margin-bottom:12px; margin-left:0px; margin-right:0px; -qt-block-indent:0; text-indent:0px;&quot;&gt;VVVV &lt;/p&gt;&lt;/td&gt;
&lt;td&gt;
&lt;p style=&quot; margin-top:12px; margin-bottom:12px; margin-left:0px; margin-right:0px; -qt-block-indent:0; text-indent:0px;&quot;&gt;Time Zone: generic location &lt;/p&gt;&lt;/td&gt;
&lt;td&gt;
&lt;p style=&quot; margin-top:12px; margin-bottom:12px; margin-left:0px; margin-right:0px; -qt-block-indent:0; text-indent:0px;&quot;&gt;VVVV &lt;/p&gt;&lt;/td&gt;
&lt;td&gt;
&lt;p style=&quot; margin-top:12px; margin-bottom:12px; margin-left:0px; margin-right:0px; -qt-block-indent:0; text-indent:0px;&quot;&gt;United States (Los Angeles) &lt;/p&gt;&lt;/td&gt;&lt;/tr&gt;
&lt;tr&gt;
&lt;td&gt;
&lt;p style=&quot; margin-top:12px; margin-bottom:12px; margin-left:0px; margin-right:0px; -qt-block-indent:0; text-indent:0px;&quot;&gt;W &lt;/p&gt;&lt;/td&gt;
&lt;td&gt;
&lt;p style=&quot; margin-top:12px; margin-bottom:12px; margin-left:0px; margin-right:0px; -qt-block-indent:0; text-indent:0px;&quot;&gt;week in month &lt;/p&gt;&lt;/td&gt;
&lt;td&gt;
&lt;p style=&quot; margin-top:12px; margin-bottom:12px; margin-left:0px; margin-right:0px; -qt-block-indent:0; text-indent:0px;&quot;&gt;W &lt;/p&gt;&lt;/td&gt;
&lt;td&gt;
&lt;p style=&quot; margin-top:12px; margin-bottom:12px; margin-left:0px; margin-right:0px; -qt-block-indent:0; text-indent:0px;&quot;&gt;2 &lt;/p&gt;&lt;/td&gt;&lt;/tr&gt;
&lt;tr&gt;
&lt;td&gt;
&lt;p style=&quot; margin-top:12px; margin-bottom:12px; margin-left:0px; margin-right:0px; -qt-block-indent:0; text-indent:0px;&quot;&gt;' &lt;/p&gt;&lt;/td&gt;
&lt;td&gt;
&lt;p style=&quot; margin-top:12px; margin-bottom:12px; margin-left:0px; margin-right:0px; -qt-block-indent:0; text-indent:0px;&quot;&gt;escape for text &lt;/p&gt;&lt;/td&gt;
&lt;td&gt;
&lt;p style=&quot; margin-top:12px; margin-bottom:12px; margin-left:0px; margin-right:0px; -qt-block-indent:0; text-indent:0px;&quot;&gt;' &lt;/p&gt;&lt;/td&gt;
&lt;td&gt;
&lt;p style=&quot; margin-top:12px; margin-bottom:12px; margin-left:0px; margin-right:0px; -qt-block-indent:0; text-indent:0px;&quot;&gt;&lt;span style=&quot; font-style:italic;&quot;&gt;(nothing)&lt;/span&gt; &lt;/p&gt;&lt;/td&gt;&lt;/tr&gt;
&lt;tr&gt;
&lt;td&gt;
&lt;p style=&quot; margin-top:12px; margin-bottom:12px; margin-left:0px; margin-right:0px; -qt-block-indent:0; text-indent:0px;&quot;&gt;'' &lt;/p&gt;&lt;/td&gt;
&lt;td&gt;
&lt;p style=&quot; margin-top:12px; margin-bottom:12px; margin-left:0px; margin-right:0px; -qt-block-indent:0; text-indent:0px;&quot;&gt;two single quotes produce one &lt;/p&gt;&lt;/td&gt;
&lt;td&gt;
&lt;p style=&quot; margin-top:12px; margin-bottom:12px; margin-left:0px; margin-right:0px; -qt-block-indent:0; text-indent:0px;&quot;&gt;'' &lt;/p&gt;&lt;/td&gt;
&lt;td&gt;
&lt;p style=&quot; margin-top:12px; margin-bottom:12px; margin-left:0px; margin-right:0px; -qt-block-indent:0; text-indent:0px;&quot;&gt;' &lt;/p&gt;&lt;/td&gt;&lt;/tr&gt;&lt;/table&gt;
&lt;p style=&quot; margin-top:12px; margin-bottom:12px; margin-left:0px; margin-right:0px; -qt-block-indent:0; text-indent:0px;&quot;&gt;&lt;span style=&quot; font-weight:600;&quot;&gt;Note:&lt;/span&gt; Any characters in the pattern that are not in the ranges of ['a'..'z'] and ['A'..'Z'] will be treated as quoted text. For instance, characters like ':', '.', ' ', '#' and '@' will appear in the resulting time text even they are not enclosed within single quotes.The single quote is used to 'escape' letters. Two single quotes in a row, whether inside or outside a quoted sequence, represent a 'real' single quote.&lt;/p&gt;&lt;/body&gt;&lt;/html&gt;</string>
              </property>
              <property name="textFormat">
               <enum>Qt::RichText</enum>
              </property>
              <property name="alignment">
               <set>Qt::AlignJustify|Qt::AlignVCenter</set>
              </property>
              <property name="wordWrap">
               <bool>true</bool>
              </property>
             </widget>
            </item>
           </layout>
          </widget>
         </widget>
        </widget>
       </item>
      </layout>
     </widget>
     <widget class="QWidget" name="generalT">
      <attribute name="title">
       <string>&amp;General</string>
      </attribute>
      <layout class="QVBoxLayout" name="verticalLayout">
       <item>
        <widget class="QCheckBox" name="autorotateCB">
         <property name="text">
          <string>Auto&amp;rotate when the panel is vertical</string>
         </property>
         <property name="checked">
          <bool>true</bool>
         </property>
        </widget>
       </item>
       <item>
        <spacer name="verticalSpacer">
         <property name="orientation">
          <enum>Qt::Vertical</enum>
         </property>
         <property name="sizeHint" stdset="0">
          <size>
           <width>20</width>
           <height>40</height>
          </size>
         </property>
        </spacer>
       </item>
      </layout>
     </widget>
    </widget>
   </item>
   <item>
    <widget class="QDialogButtonBox" name="buttons">
     <property name="orientation">
      <enum>Qt::Horizontal</enum>
     </property>
     <property name="standardButtons">
      <set>QDialogButtonBox::Close|QDialogButtonBox::Reset</set>
     </property>
    </widget>
   </item>
  </layout>
 </widget>
 <tabstops>
  <tabstop>tabWidget</tabstop>
  <tabstop>timeZonesLW</tabstop>
  <tabstop>addPB</tabstop>
  <tabstop>removePB</tabstop>
  <tabstop>setAsDefaultPB</tabstop>
  <tabstop>moveUpPB</tabstop>
  <tabstop>moveDownPB</tabstop>
  <tabstop>fullFormatRB</tabstop>
  <tabstop>customFormatRB</tabstop>
  <tabstop>customFormatPTE</tabstop>
  <tabstop>buttons</tabstop>
 </tabstops>
 <resources/>
 <connections>
  <connection>
   <sender>buttons</sender>
   <signal>accepted()</signal>
   <receiver>LxQtWorldClockConfiguration</receiver>
   <slot>accept()</slot>
   <hints>
    <hint type="sourcelabel">
     <x>104</x>
     <y>438</y>
    </hint>
    <hint type="destinationlabel">
     <x>97</x>
     <y>253</y>
    </hint>
   </hints>
  </connection>
  <connection>
   <sender>buttons</sender>
   <signal>rejected()</signal>
   <receiver>LxQtWorldClockConfiguration</receiver>
   <slot>reject()</slot>
   <hints>
    <hint type="sourcelabel">
     <x>85</x>
     <y>438</y>
    </hint>
    <hint type="destinationlabel">
     <x>62</x>
     <y>253</y>
    </hint>
   </hints>
  </connection>
  <connection>
   <sender>customFormatRB</sender>
   <signal>toggled(bool)</signal>
   <receiver>customFormatPTE</receiver>
   <slot>setEnabled(bool)</slot>
   <hints>
    <hint type="sourcelabel">
     <x>90</x>
     <y>159</y>
    </hint>
    <hint type="destinationlabel">
     <x>178</x>
     <y>134</y>
    </hint>
   </hints>
  </connection>
  <connection>
   <sender>customFormatRB</sender>
   <signal>toggled(bool)</signal>
   <receiver>hintSA</receiver>
   <slot>setVisible(bool)</slot>
   <hints>
    <hint type="sourcelabel">
     <x>60</x>
     <y>157</y>
    </hint>
    <hint type="destinationlabel">
     <x>572</x>
     <y>222</y>
    </hint>
   </hints>
  </connection>
 </connections>
 <slots>
  <signal>maximumNetSpeedChanged(QString)</signal>
  <slot>on_typeCOB_currentIndexChanged(int)</slot>
  <slot>on_sourceCOB_currentIndexChanged(int)</slot>
  <slot>on_maximumHS_valueChanged(int)</slot>
  <slot>saveSettings()</slot>
 </slots>
</ui>
